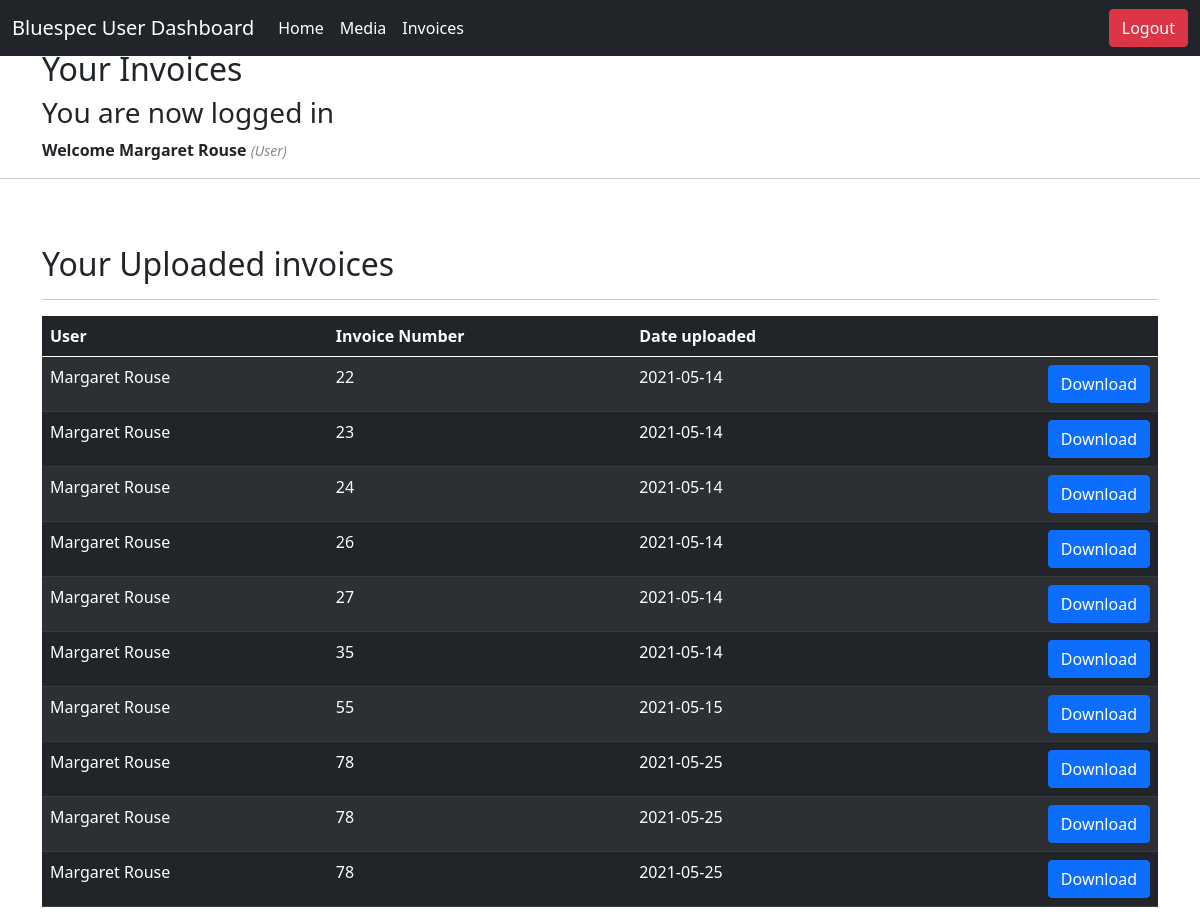
The app's page /userinvoices.php (signed in) with its own data.
### tables this page shows
CREATE TABLE `invoiceuploads` (
  `id` int(11) NOT NULL,
  `user_id` bigint(20) UNSIGNED NOT NULL,
  `date` date NOT NULL DEFAULT current_timestamp(),
  `invoiceNumber` int(11) NOT NULL,
  `invoiceRef` varchar(255) NOT NULL
);

CREATE TABLE `users` (
  `id` bigint(20) UNSIGNED NOT NULL,
  `name` varchar(255) NOT NULL,
  `email` varchar(255) NOT NULL,
  `email_verified_at` timestamp NULL DEFAULT NULL,
  `password` varchar(255) NOT NULL,
  `two_factor_secret` text DEFAULT NULL,
  `two_factor_recovery_codes` text DEFAULT NULL,
  `remember_token` varchar(100) DEFAULT NULL,
  `current_team_id` bigint(20) UNSIGNED DEFAULT NULL,
  `profile_photo_path` text DEFAULT NULL,
  `created_at` timestamp NULL DEFAULT NULL,
  `updated_at` timestamp NULL DEFAULT NULL,
  `user_type` varchar(100) NOT NULL
);

### userinvoices.php (the view, shortened to what this page needs)
<?php
	echo file_get_contents("html/userNav.html");
	include('functions.php');
?>
<!DOCTYPE html>
<html>
<head>
	<link href="https://cdn.jsdelivr.net/npm/bootstrap@5.0.0/dist/css/bootstrap.min.css" rel="stylesheet"
>
</head>
<body>
    <div class="container" style="padding-top:50px">
		<h2>Your Invoices</h2>
	<div class="content">
		<?php if (isset($_SESSION['success'])) : ?>
			<div class="error success" >
				<h3>
					<?php
						echo $_SESSION['success'];
					?>
				</h3>
			</div>
		<?php endif ?>
			<div>
				<?php  if (isset($_SESSION['user'])) : ?>
					<strong>Welcome <?php echo $_SESSION['user']['name']; ?></strong>
					<small>
						<i  style="color: #888;">(<?php echo ucfirst($_SESSION['user']['user_type']); ?>)</i>
						<br>
					</small>
				<?php endif ?>
			</div>
	</div>
	</div>
	<?php
            $result = mysqli_query($db,"SELECT invoiceuploads.invoiceNumber, invoiceuploads.invoiceRef, invoiceuploads.date, users.name
            FROM invoiceuploads
            INNER JOIN users
            ON invoiceuploads.user_id = users.id
			WHERE invoiceuploads.user_id = '".$_SESSION['user']['id']."'");
            ?>
<?php
if (mysqli_num_rows($result) > 0) {
?>
<hr>
<div class="container" style="padding-top:50px">
<h2>Your Uploaded invoices</h2>
<hr>
<table class="table table-dark table-striped">
  <thead>
    <tr>
      <th scope="col">User</th>
      <th scope="col">Invoice Number</th>
      <th scope="col">Date uploaded</th>
      <th scope="col"></th>
    </tr>
  </thead>
  <tbody>
  <?php
    while($row = mysqli_fetch_array($result)) {
    ?>
    <form action="functions.php" method="post">
    <tr>
      <td><?php echo $row["name"]; ?></td>
      <td><?php echo $row["invoiceNumber"]; ?></td>
      <td><?php echo $row["date"]; ?></td>
      <td><input  type="submit" value="Download" name="download_btn" class="btn btn-primary" style="float: right;"></input></td>
    </tr>
    </form>
    <?php
         }
        ?>
        </tbody>
    </table>
    <?php
    }
    else{
    echo "No result found";
    }
    ?>
</div>
</body>
</html>

### records on screen
invoiceuploads: user.name "Margaret Rouse", invoiceNumber "22", date "2021-05-14"
invoiceuploads: user.name "Margaret Rouse", invoiceNumber "23", date "2021-05-14"
invoiceuploads: user.name "Margaret Rouse", invoiceNumber "24", date "2021-05-14"
invoiceuploads: user.name "Margaret Rouse", invoiceNumber "26", date "2021-05-14"
invoiceuploads: user.name "Margaret Rouse", invoiceNumber "27", date "2021-05-14"
invoiceuploads: user.name "Margaret Rouse", invoiceNumber "35", date "2021-05-14"
invoiceuploads: user.name "Margaret Rouse", invoiceNumber "55", date "2021-05-15"
invoiceuploads: user.name "Margaret Rouse", invoiceNumber "78", date "2021-05-25"
invoiceuploads: user.name "Margaret Rouse", invoiceNumber "78", date "2021-05-25"
invoiceuploads: user.name "Margaret Rouse", invoiceNumber "78", date "2021-05-25"

### other values on screen
file_get_contents("html/userNav.html") "Bluespec User Dashboard Home Media Invoices Logout"
$_SESSION['success'] "You are now logged in"
$_SESSION['user']['name'] "Margaret Rouse"
$_SESSION['user']['user_type'] "User"
